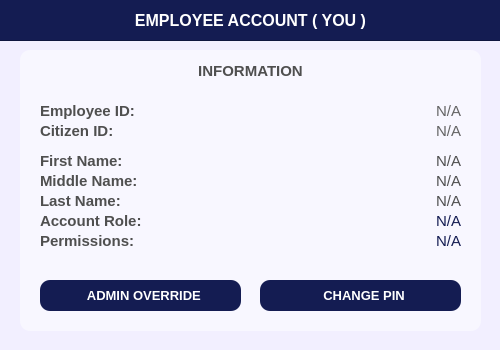
<?xml version="1.0" encoding="UTF-8"?>
<ui version="4.0">
 <class>PopUp_dashboardYourAccount</class>
 <widget class="QDialog" name="PopUp_dashboardYourAccount">
  <property name="geometry">
   <rect>
    <x>0</x>
    <y>0</y>
    <width>500</width>
    <height>350</height>
   </rect>
  </property>
  <property name="sizePolicy">
   <sizepolicy hsizetype="Fixed" vsizetype="Fixed">
    <horstretch>0</horstretch>
    <verstretch>0</verstretch>
   </sizepolicy>
  </property>
  <property name="windowTitle">
   <string>Dialog</string>
  </property>
  <property name="styleSheet">
   <string notr="true">#PopUp_dashboardYourAccount{
	background-color: #f2efff;
}</string>
  </property>
  <widget class="QFrame" name="basePopUpBodyFrame">
   <property name="geometry">
    <rect>
     <x>20</x>
     <y>50</y>
     <width>461</width>
     <height>281</height>
    </rect>
   </property>
   <property name="styleSheet">
    <string notr="true">#basePopUpBodyFrame {
	background-color: #f8f7ff;
	border: none;
	border-radius: 10px;
}</string>
   </property>
   <property name="frameShape">
    <enum>QFrame::Shape::StyledPanel</enum>
   </property>
   <property name="frameShadow">
    <enum>QFrame::Shadow::Raised</enum>
   </property>
   <widget class="QLabel" name="employeeacc_empID">
    <property name="geometry">
     <rect>
      <x>20</x>
      <y>50</y>
      <width>151</width>
      <height>21</height>
     </rect>
    </property>
    <property name="font">
     <font>
      <family>Arial</family>
      <pointsize>11</pointsize>
      <bold>true</bold>
     </font>
    </property>
    <property name="styleSheet">
     <string notr="true">#employeeacc_empID {
	background-color: transparent;
	color: #4f4f4f;
}
</string>
    </property>
    <property name="text">
     <string>Employee ID:</string>
    </property>
    <property name="alignment">
     <set>Qt::AlignmentFlag::AlignLeading|Qt::AlignmentFlag::AlignLeft|Qt::AlignmentFlag::AlignVCenter</set>
    </property>
   </widget>
   <widget class="QLabel" name="employeeacc_labelDesc">
    <property name="geometry">
     <rect>
      <x>0</x>
      <y>0</y>
      <width>461</width>
      <height>41</height>
     </rect>
    </property>
    <property name="font">
     <font>
      <family>Arial</family>
      <pointsize>11</pointsize>
      <bold>true</bold>
     </font>
    </property>
    <property name="styleSheet">
     <string notr="true">#employeeacc_labelDesc {
	background-color: transparent;
	color: #4f4f4f;
}
</string>
    </property>
    <property name="text">
     <string>INFORMATION</string>
    </property>
    <property name="alignment">
     <set>Qt::AlignmentFlag::AlignCenter</set>
    </property>
   </widget>
   <widget class="QLabel" name="employeeacc_citizenID">
    <property name="geometry">
     <rect>
      <x>20</x>
      <y>70</y>
      <width>151</width>
      <height>21</height>
     </rect>
    </property>
    <property name="font">
     <font>
      <family>Arial</family>
      <pointsize>11</pointsize>
      <bold>true</bold>
     </font>
    </property>
    <property name="styleSheet">
     <string notr="true">#employeeacc_citizenID {
	background-color: transparent;
	color: #4f4f4f;
}
</string>
    </property>
    <property name="text">
     <string>Citizen ID: </string>
    </property>
    <property name="alignment">
     <set>Qt::AlignmentFlag::AlignLeading|Qt::AlignmentFlag::AlignLeft|Qt::AlignmentFlag::AlignVCenter</set>
    </property>
   </widget>
   <widget class="QLabel" name="employeeacc_fname">
    <property name="geometry">
     <rect>
      <x>20</x>
      <y>100</y>
      <width>151</width>
      <height>21</height>
     </rect>
    </property>
    <property name="font">
     <font>
      <family>Arial</family>
      <pointsize>11</pointsize>
      <bold>true</bold>
     </font>
    </property>
    <property name="styleSheet">
     <string notr="true">#employeeacc_fname {
	background-color: transparent;
	color: #4f4f4f;
}
</string>
    </property>
    <property name="text">
     <string>First Name:</string>
    </property>
    <property name="alignment">
     <set>Qt::AlignmentFlag::AlignLeading|Qt::AlignmentFlag::AlignLeft|Qt::AlignmentFlag::AlignVCenter</set>
    </property>
   </widget>
   <widget class="QLabel" name="employeeacc_mname">
    <property name="geometry">
     <rect>
      <x>20</x>
      <y>120</y>
      <width>151</width>
      <height>21</height>
     </rect>
    </property>
    <property name="font">
     <font>
      <family>Arial</family>
      <pointsize>11</pointsize>
      <bold>true</bold>
     </font>
    </property>
    <property name="styleSheet">
     <string notr="true">#employeeacc_mname {
	background-color: transparent;
	color: #4f4f4f;
}
</string>
    </property>
    <property name="text">
     <string>Middle Name:</string>
    </property>
    <property name="alignment">
     <set>Qt::AlignmentFlag::AlignLeading|Qt::AlignmentFlag::AlignLeft|Qt::AlignmentFlag::AlignVCenter</set>
    </property>
   </widget>
   <widget class="QLabel" name="employeeacc_lname">
    <property name="geometry">
     <rect>
      <x>20</x>
      <y>140</y>
      <width>151</width>
      <height>21</height>
     </rect>
    </property>
    <property name="font">
     <font>
      <family>Arial</family>
      <pointsize>11</pointsize>
      <bold>true</bold>
     </font>
    </property>
    <property name="styleSheet">
     <string notr="true">#employeeacc_lname {
	background-color: transparent;
	color: #4f4f4f;
}
</string>
    </property>
    <property name="text">
     <string>Last Name:</string>
    </property>
    <property name="alignment">
     <set>Qt::AlignmentFlag::AlignLeading|Qt::AlignmentFlag::AlignLeft|Qt::AlignmentFlag::AlignVCenter</set>
    </property>
   </widget>
   <widget class="QLabel" name="employeeacc_role">
    <property name="geometry">
     <rect>
      <x>20</x>
      <y>160</y>
      <width>151</width>
      <height>21</height>
     </rect>
    </property>
    <property name="font">
     <font>
      <family>Arial</family>
      <pointsize>11</pointsize>
      <bold>true</bold>
     </font>
    </property>
    <property name="styleSheet">
     <string notr="true">#employeeacc_role {
	background-color: transparent;
	color: #4f4f4f;
}
</string>
    </property>
    <property name="text">
     <string>Account Role:</string>
    </property>
    <property name="alignment">
     <set>Qt::AlignmentFlag::AlignLeading|Qt::AlignmentFlag::AlignLeft|Qt::AlignmentFlag::AlignVCenter</set>
    </property>
   </widget>
   <widget class="QLabel" name="employeeacc_displaymname">
    <property name="geometry">
     <rect>
      <x>290</x>
      <y>120</y>
      <width>151</width>
      <height>21</height>
     </rect>
    </property>
    <property name="font">
     <font>
      <family>Arial</family>
      <pointsize>11</pointsize>
      <bold>false</bold>
     </font>
    </property>
    <property name="styleSheet">
     <string notr="true">#employeeacc_displaymname {
	background-color: transparent;
	color: #4f4f4f;
}
</string>
    </property>
    <property name="text">
     <string>N/A</string>
    </property>
    <property name="alignment">
     <set>Qt::AlignmentFlag::AlignRight|Qt::AlignmentFlag::AlignTrailing|Qt::AlignmentFlag::AlignVCenter</set>
    </property>
   </widget>
   <widget class="QLabel" name="employeeacc_displaylname">
    <property name="geometry">
     <rect>
      <x>290</x>
      <y>140</y>
      <width>151</width>
      <height>21</height>
     </rect>
    </property>
    <property name="font">
     <font>
      <family>Arial</family>
      <pointsize>11</pointsize>
      <bold>false</bold>
     </font>
    </property>
    <property name="styleSheet">
     <string notr="true">#employeeacc_displaylname {
	background-color: transparent;
	color: #4f4f4f;
}
</string>
    </property>
    <property name="text">
     <string>N/A</string>
    </property>
    <property name="alignment">
     <set>Qt::AlignmentFlag::AlignRight|Qt::AlignmentFlag::AlignTrailing|Qt::AlignmentFlag::AlignVCenter</set>
    </property>
   </widget>
   <widget class="QLabel" name="displayemployeeacc_role">
    <property name="geometry">
     <rect>
      <x>290</x>
      <y>160</y>
      <width>151</width>
      <height>21</height>
     </rect>
    </property>
    <property name="font">
     <font>
      <family>Arial</family>
      <pointsize>11</pointsize>
      <bold>false</bold>
     </font>
    </property>
    <property name="styleSheet">
     <string notr="true">#displayemployeeacc_role{
		color: #141c52;
}</string>
    </property>
    <property name="text">
     <string>N/A</string>
    </property>
    <property name="alignment">
     <set>Qt::AlignmentFlag::AlignRight|Qt::AlignmentFlag::AlignTrailing|Qt::AlignmentFlag::AlignVCenter</set>
    </property>
   </widget>
   <widget class="QLabel" name="employeeacc_displayEmpID">
    <property name="geometry">
     <rect>
      <x>290</x>
      <y>50</y>
      <width>151</width>
      <height>21</height>
     </rect>
    </property>
    <property name="font">
     <font>
      <family>Arial</family>
      <pointsize>11</pointsize>
      <bold>false</bold>
     </font>
    </property>
    <property name="styleSheet">
     <string notr="true">#employeeacc_displayEmpID {
	background-color: transparent;
	color: #646464;
}
</string>
    </property>
    <property name="text">
     <string>N/A</string>
    </property>
    <property name="alignment">
     <set>Qt::AlignmentFlag::AlignRight|Qt::AlignmentFlag::AlignTrailing|Qt::AlignmentFlag::AlignVCenter</set>
    </property>
   </widget>
   <widget class="QLabel" name="employeeacc_displayfname">
    <property name="geometry">
     <rect>
      <x>290</x>
      <y>100</y>
      <width>151</width>
      <height>21</height>
     </rect>
    </property>
    <property name="font">
     <font>
      <family>Arial</family>
      <pointsize>11</pointsize>
      <bold>false</bold>
     </font>
    </property>
    <property name="styleSheet">
     <string notr="true">#employeeacc_displayfname {
	background-color: transparent;
	color: #4f4f4f;
}
</string>
    </property>
    <property name="text">
     <string>N/A</string>
    </property>
    <property name="alignment">
     <set>Qt::AlignmentFlag::AlignRight|Qt::AlignmentFlag::AlignTrailing|Qt::AlignmentFlag::AlignVCenter</set>
    </property>
   </widget>
   <widget class="QLabel" name="employeeacc_displayCitizenID">
    <property name="geometry">
     <rect>
      <x>290</x>
      <y>70</y>
      <width>151</width>
      <height>21</height>
     </rect>
    </property>
    <property name="font">
     <font>
      <family>Arial</family>
      <pointsize>11</pointsize>
      <bold>false</bold>
     </font>
    </property>
    <property name="styleSheet">
     <string notr="true">#employeeacc_displayCitizenID {
	background-color: transparent;
	color: #646464;
}
</string>
    </property>
    <property name="text">
     <string>N/A</string>
    </property>
    <property name="alignment">
     <set>Qt::AlignmentFlag::AlignRight|Qt::AlignmentFlag::AlignTrailing|Qt::AlignmentFlag::AlignVCenter</set>
    </property>
   </widget>
   <widget class="QPushButton" name="employeeaccount_buttonAdminOverride">
    <property name="geometry">
     <rect>
      <x>20</x>
      <y>230</y>
      <width>201</width>
      <height>31</height>
     </rect>
    </property>
    <property name="font">
     <font>
      <family>Arial</family>
      <pointsize>10</pointsize>
      <bold>true</bold>
     </font>
    </property>
    <property name="cursor">
     <cursorShape>PointingHandCursor</cursorShape>
    </property>
    <property name="styleSheet">
     <string notr="true">#employeeaccount_buttonAdminOverride {
    background-color: #141c52;
    color: white;
    border-radius: 10px;
    padding: 10px; /* Optional: Adjusts spacing inside the button */
}
#employeeaccount_buttonAdminOverride:hover {
    background-color: #1a237e; /* Slightly lighter blue when hovered */
}
#employeeaccount_buttonAdminOverride:pressed {
    background-color: #0f1442; /* Darker blue when clicked */
}</string>
    </property>
    <property name="text">
     <string>  ADMIN OVERRIDE</string>
    </property>
    <property name="icon">
     <iconset>
      <normaloff>../../../Assets/FuncIcons/icon_adminoverride.svg</normaloff>../../../Assets/FuncIcons/icon_adminoverride.svg</iconset>
    </property>
    <property name="iconSize">
     <size>
      <width>22</width>
      <height>22</height>
     </size>
    </property>
   </widget>
   <widget class="QPushButton" name="employeeaccount_buttonChangePIN">
    <property name="geometry">
     <rect>
      <x>240</x>
      <y>230</y>
      <width>201</width>
      <height>31</height>
     </rect>
    </property>
    <property name="font">
     <font>
      <family>Arial</family>
      <pointsize>10</pointsize>
      <bold>true</bold>
     </font>
    </property>
    <property name="cursor">
     <cursorShape>PointingHandCursor</cursorShape>
    </property>
    <property name="styleSheet">
     <string notr="true">#employeeaccount_buttonChangePIN {
    background-color: #141c52;
    color: white;
    border-radius: 10px;
    padding: 10px; /* Optional: Adjusts spacing inside the button */
}
#employeeaccount_buttonChangePIN:hover {
    background-color: #1a237e; /* Slightly lighter blue when hovered */
}
#employeeaccount_buttonChangePIN:pressed {
    background-color: #0f1442; /* Darker blue when clicked */
}</string>
    </property>
    <property name="text">
     <string>  CHANGE PIN</string>
    </property>
    <property name="icon">
     <iconset>
      <normaloff>../../../Assets/FuncIcons/icon_changepin2.svg</normaloff>../../../Assets/FuncIcons/icon_changepin2.svg</iconset>
    </property>
    <property name="iconSize">
     <size>
      <width>20</width>
      <height>20</height>
     </size>
    </property>
   </widget>
   <widget class="QLabel" name="employeeacc_perm">
    <property name="geometry">
     <rect>
      <x>20</x>
      <y>180</y>
      <width>151</width>
      <height>21</height>
     </rect>
    </property>
    <property name="font">
     <font>
      <family>Arial</family>
      <pointsize>11</pointsize>
      <bold>true</bold>
     </font>
    </property>
    <property name="styleSheet">
     <string notr="true">#employeeacc_perm {
	background-color: transparent;
	color: #4f4f4f;
}
</string>
    </property>
    <property name="text">
     <string>Permissions:</string>
    </property>
    <property name="alignment">
     <set>Qt::AlignmentFlag::AlignLeading|Qt::AlignmentFlag::AlignLeft|Qt::AlignmentFlag::AlignVCenter</set>
    </property>
   </widget>
   <widget class="QLabel" name="displayemployeeacc_perm">
    <property name="geometry">
     <rect>
      <x>290</x>
      <y>180</y>
      <width>151</width>
      <height>21</height>
     </rect>
    </property>
    <property name="font">
     <font>
      <family>Arial</family>
      <pointsize>11</pointsize>
      <bold>false</bold>
     </font>
    </property>
    <property name="styleSheet">
     <string notr="true">#displayemployeeacc_perm{
		color: #141c52;
}</string>
    </property>
    <property name="text">
     <string>N/A</string>
    </property>
    <property name="alignment">
     <set>Qt::AlignmentFlag::AlignRight|Qt::AlignmentFlag::AlignTrailing|Qt::AlignmentFlag::AlignVCenter</set>
    </property>
   </widget>
  </widget>
  <widget class="QFrame" name="basePopUpTitleFrame">
   <property name="geometry">
    <rect>
     <x>-10</x>
     <y>-10</y>
     <width>511</width>
     <height>51</height>
    </rect>
   </property>
   <property name="styleSheet">
    <string notr="true">#basePopUpTitleFrame {
	background-color: #141c52;
}</string>
   </property>
   <property name="frameShape">
    <enum>QFrame::Shape::StyledPanel</enum>
   </property>
   <property name="frameShadow">
    <enum>QFrame::Shadow::Raised</enum>
   </property>
   <widget class="QLabel" name="label_titleEmployeeAccount">
    <property name="geometry">
     <rect>
      <x>30</x>
      <y>10</y>
      <width>461</width>
      <height>41</height>
     </rect>
    </property>
    <property name="font">
     <font>
      <family>Arial</family>
      <pointsize>12</pointsize>
      <bold>true</bold>
     </font>
    </property>
    <property name="styleSheet">
     <string notr="true">#label_titleEmployeeAccount {
	background-color: transparent;
	color: #FFFFFF;
}
</string>
    </property>
    <property name="text">
     <string>EMPLOYEE ACCOUNT ( YOU )</string>
    </property>
    <property name="alignment">
     <set>Qt::AlignmentFlag::AlignCenter</set>
    </property>
   </widget>
  </widget>
 </widget>
 <resources/>
 <connections/>
</ui>
